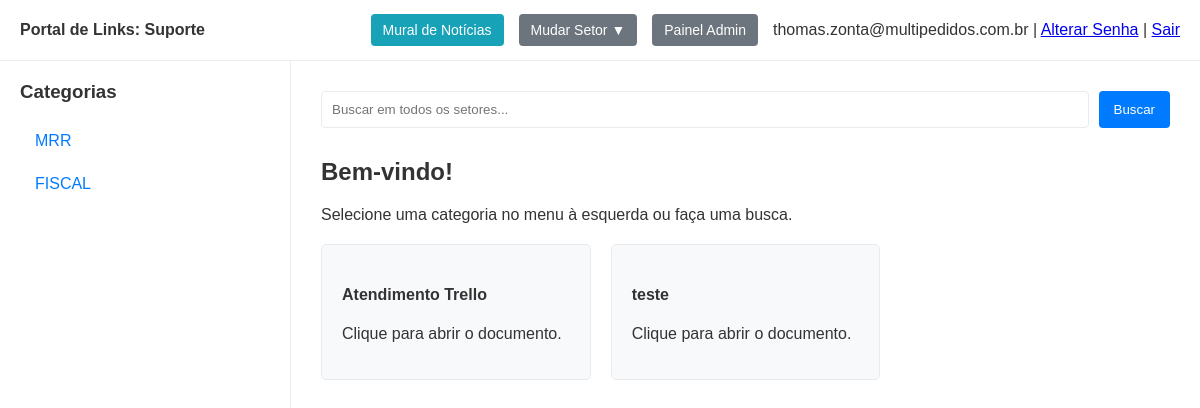
/setor/Suporte (signed in), run on an earlier commit of the app's database.
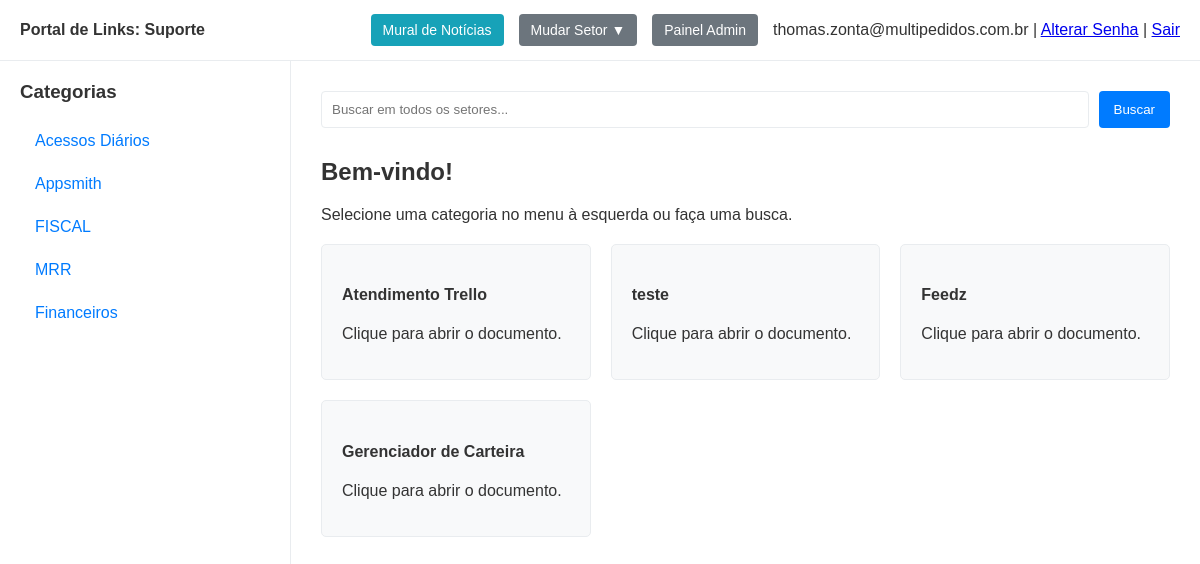
And on a later commit of the database.
### app.py (models this page shows, shortened)
class Sector(db.Model):
    id = db.Column(db.Integer, primary_key=True)
    name = db.Column(db.String(100), unique=True, nullable=False)
    order_index = db.Column(db.Integer, nullable=False, default=0) # <-- Adicionar
    subcategories = db.relationship('Subcategory', back_populates='sector', lazy=True, cascade="all, delete-orphan")
    users = db.relationship('User', secondary=user_sectors_association, lazy='subquery',
                            back_populates='sectors')
    posts = db.relationship('Post', secondary=post_sectors_association, lazy='dynamic',
                            back_populates='sectors')

class User(db.Model, UserMixin):
    id = db.Column(db.Integer, primary_key=True)
    email = db.Column(db.String(120), unique=True, nullable=False)
    password_hash = db.Column(db.String(60), nullable=False)
    is_admin = db.Column(db.Boolean, nullable=False, default=False)
    sectors = db.relationship('Sector', secondary=user_sectors_association, lazy='subquery',
                              back_populates='users')
    posts = db.relationship('Post', back_populates='author', lazy=True)

class Subcategory(db.Model):
    id = db.Column(db.Integer, primary_key=True)
    name = db.Column(db.String(100), nullable=False)
    order_index = db.Column(db.Integer, nullable=False, default=0) # <-- Adicionar
    sector_id = db.Column(db.Integer, db.ForeignKey('sector.id'), nullable=False)
    sector = db.relationship('Sector', back_populates='subcategories')
    links = db.relationship('Link', back_populates='subcategory', lazy=True, cascade="all, delete-orphan")

class Link(db.Model):
    id = db.Column(db.Integer, primary_key=True)
    name = db.Column(db.String(200), nullable=False)
    url = db.Column(db.String(500), nullable=False)
    order_index = db.Column(db.Integer, nullable=False, default=0)
    subcategory_id = db.Column(db.Integer, db.ForeignKey('subcategory.id'), nullable=False)
    subcategory = db.relationship('Subcategory', back_populates='links')

### app.py (the view)
@app.route('/setor/<sector_name>')
@login_required
def view_sector_dashboard(sector_name):
    sectors_for_dropdown = Sector.query.all() if current_user.is_admin else current_user.sectors
    current_sector = Sector.query.filter_by(name=sector_name).first_or_404()
    if not current_user.is_admin and current_sector not in current_user.sectors:
        flash('Você não tem permissão para acessar este setor.', 'danger')
        return redirect(url_for('dashboard'))
    subcategories_for_sidebar = Subcategory.query.filter_by(sector_id=current_sector.id).order_by(Subcategory.order_index).all()
    active_subcategory_name = request.args.get('view', None)
    search_term = request.args.get('search', None)
    links_to_show = []
    query = db.session.query(Link).join(Subcategory).filter(Subcategory.sector_id == current_sector.id)
    if search_term:
        active_subcategory_name = None
        links_to_show = query.filter(Link.name.ilike(f'%{search_term}%')).order_by(Link.order_index).all()
    elif active_subcategory_name:
        links_to_show = query.filter(Subcategory.name == active_subcategory_name).order_by(Link.order_index).all()
    else:
        links_to_show = query.order_by(Link.order_index).all()
    return render_template('dashboard.html',
                           sectors_for_dropdown=sectors_for_dropdown,
                           current_sector=current_sector,
                           subcategories=subcategories_for_sidebar,
                           active_subcategory_name=active_subcategory_name,
                           links_to_show=links_to_show,
                           search_term=search_term)

### app.py (called while the page is built)
@login_manager.user_loader
def load_user(user_id):
    return db.session.get(User, int(user_id))

### templates/dashboard.html (shortened to what this page needs)
<!DOCTYPE html>
<html lang="pt-br">
<head>
</head>
<body>
    <header class="header">
        <div class="header-left">
            Portal de Links: <strong>{{ current_sector.name }}</strong>
        </div>
        <div class="header-right">
            <a href="{{ url_for('view_sector_home', sector_name=current_sector.name) }}" class="admin-button" style="background-color: #17a2b8;">Mural de Notícias</a>
            {% if current_user.is_admin or current_user.sectors|length > 1 %}
            <div class="sector-dropdown">
                <button>Mudar Setor ▼</button>
            </div>
            {% endif %}
            {% if current_user.is_admin %}
                <a href="{{ url_for('admin.index') }}" class="admin-button">Painel Admin</a>
                {% endif %}
            <div class="user-info">
                {{ current_user.email }} |
                <a href="{{ url_for('change_password') }}">Alterar Senha</a> |
                <a href="{{ url_for('logout') }}">Sair</a>
            </div>
        </div>
    </header>
    <div class="page-container">
        <aside class="sidebar">
            <h3>Categorias</h3>
            <ul>
                {% for subcategory in subcategories %}
                    <li>
                        <a href="{{ url_for('view_sector_dashboard', sector_name=current_sector.name, view=subcategory.name) }}"
                           class="{{ 'active' if subcategory.name == active_subcategory_name else '' }}">
                            {{ subcategory.name }}
                        </a>
                    </li>
                {% endfor %}
            </ul>
        </aside>
        <main class="main-content">
            <form method="GET" action="{{ url_for('view_sector_dashboard', sector_name=current_sector.name) }}" class="search-form">
                <input type="search" name="search" placeholder="Buscar em {{ 'todos os setores' if current_user.is_admin else 'seus setores' }}..." value="{{ search_term or '' }}">
                <button type="submit">Buscar</button>
            </form>
            {% if search_term %}
                <h2>Resultados da busca por: "{{ search_term }}"</h2>
            {% elif active_subcategory_name %}
                <h2>{{ active_subcategory_name }}</h2>
            {% else %}
                <h2>Bem-vindo!</h2>
                <p>Selecione uma categoria no menu à esquerda ou faça uma busca.</p>
            {% endif %}
            {% if links_to_show %}
                <div class="link-grid">
                    {% for link in links_to_show %}
                        <a href="{{ link.url }}" target="_blank" class="link-card">
                            <h4>{{ link.name }}</h4>
                            <p>Clique para abrir o documento.</p>
                        </a>
                    {% endfor %}
                </div>
            {% elif search_term %}
                <p>Nenhum link encontrado com o termo buscado.</p>
            {% endif %}
        </main>
    </div>
</body>
</html>

### templates/dashboard.html (style rules this page uses)
:root { --bg-color: #f4f4f9; --sidebar-bg: #ffffff; --header-bg: #ffffff; --main-content-bg: #ffffff; --text-color: #333; --link-color: #007bff; --active-link-bg: #007bff; --active-link-text: #ffffff; --border-color: #e9ecef; }
body { font-family: sans-serif; background-color: var(--bg-color); color: var(--text-color); margin: 0; display: flex; flex-direction: column; height: 100vh; }
.header { background-color: var(--header-bg); padding: 0 20px; border-bottom: 1px solid var(--border-color); display: flex; justify-content: space-between; align-items: center; height: 60px; flex-shrink: 0; }
.header-left { font-weight: bold; }
.header-right { display: flex; align-items: center; gap: 15px; }
.sector-dropdown { position: relative; display: inline-block; }
.sector-dropdown button, .admin-button { background-color: #6c757d; color: white; padding: 8px 12px; border: none; border-radius: 4px; cursor: pointer; text-decoration: none; font-size: 14px; }
.page-container { display: flex; flex-grow: 1; overflow: hidden; }
.sidebar { background-color: var(--sidebar-bg); width: 250px; padding: 20px; border-right: 1px solid var(--border-color); flex-shrink: 0; overflow-y: auto; }
.sidebar h3 { margin-top: 0; }
.sidebar ul { list-style: none; padding: 0; }
.sidebar ul li a { display: block; padding: 10px 15px; text-decoration: none; color: var(--link-color); border-radius: 4px; margin-bottom: 5px; }
.main-content { background-color: var(--main-content-bg); padding: 30px; flex-grow: 1; overflow-y: auto; }
.link-grid { display: grid; grid-template-columns: repeat(auto-fill, minmax(250px, 1fr)); gap: 20px; margin-top: 20px; }
.link-card { display: block; padding: 20px; background-color: #f8f9fa; border: 1px solid var(--border-color); border-radius: 5px; text-decoration: none; color: var(--text-color); transition: transform 0.2s, box-shadow 0.2s; }
.search-form { display: flex; gap: 10px; margin-bottom: 30px; }
.search-form input { flex-grow: 1; padding: 10px; border: 1px solid var(--border-color); border-radius: 4px; }
.search-form button { padding: 10px 15px; border: none; background-color: var(--link-color); color: white; border-radius: 4px; cursor: pointer; }

What changed in the data, as far as the page shows it:
added Subcategory: name "Acessos Diários"
added Subcategory: name "Appsmith"
changed Subcategory "FISCAL": moves up the list
added Subcategory: name "Financeiros"
added Link: name "Feedz"
added Link: name "Gerenciador de Carteira"
